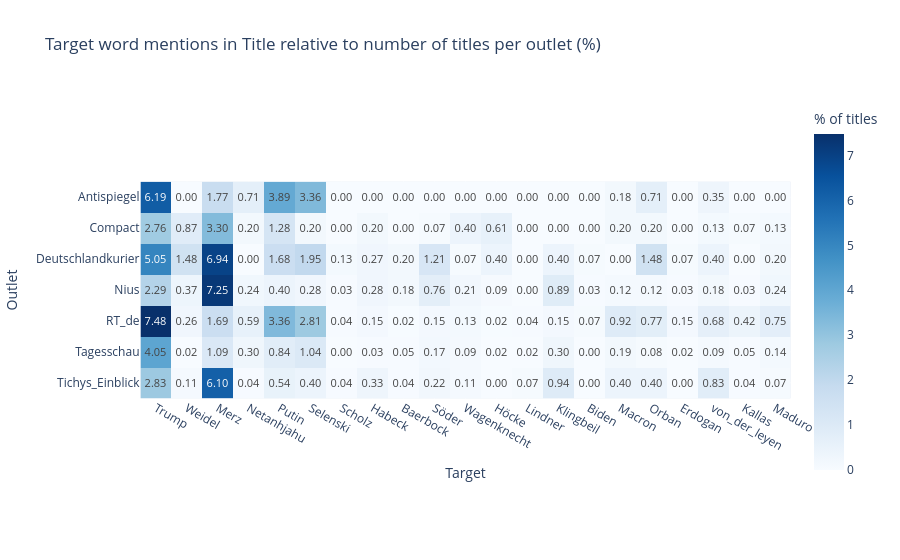

Here is the notebook cell this chart was saved with:
### Markdown cell above
## Actors prevalent

### Code cell
import plotly.express as px

target_forms = {
    "Trump": ["trump"],
    "Weidel": ["weidel"],
    "Merz": ["merz"],
    "Netanhjahu": ["netanhjahu", "netanjahu", "netanyahu"],
    "Putin": ["putin"],
    "Selenski": ["selenski", "selensky", "selenskyj", "selenskij", "zelensky", "zelenskyy"],
    "Scholz": ["scholz"],
    "Habeck": ["habeck"],
    "Baerbock": ["baerbock"],
    "Söder": ["söder", "soeder"],
    "Wagenknecht": ["wagenknecht"],
    "Höcke": ["höcke", "hoecke"],
    "Lindner": ["lindner"],
    "Klingbeil": ["klingbeil"],
    "Biden": ["biden"],
    "Macron": ["macron"],
    "Orban": ["orbán", "orban"],
    "Erdogan": ["erdoğan", "erdogan"],
    "von_der_leyen": ["leyen", "vonderleyen", "vdl"],  # multi-token name workaround
    "Kallas": ["kallas"],
    "Maduro": ["maduro"],}


form_to_target = {
    form: target
    for target, forms in target_forms.items()
    for form in forms
}

tokens = (
    overall_df[["source", "Title"]]
    .assign(token=lambda d: d["Title"].fillna("").str.casefold().str.findall(r"\b[\wäöüß-]+\b"))
    .explode("token")
    .dropna(subset=["token"])
)

counts = (
    tokens[tokens["token"].isin(form_to_target)]
    .assign(Target=lambda d: d["token"].map(form_to_target))
    .groupby(["source", "Target"])
    .size()
    .unstack(fill_value=0)
    .reindex(columns=target_forms.keys(), fill_value=0)
    .sort_index()
)

# Denominator: number of non-empty titles per outlet
titles_per_outlet = (
    overall_df.assign(has_title=overall_df["Title"].fillna("").str.strip().ne(""))
    .groupby("source")["has_title"]
    .sum()
    .reindex(counts.index)
)

relative = counts.div(titles_per_outlet, axis=0).fillna(0) * 100  # percent of titles

display(relative.style.format("{:.2f}%"))

fig = px.imshow(
    relative,
    text_auto=".2f",
    color_continuous_scale="Blues",
    labels={"x": "Target", "y": "Outlet", "color": "% of titles"},
    title="Target word mentions in Title relative to number of titles per outlet (%)",
)
fig.update_traces(
    customdata=counts.to_numpy(),
    hovertemplate=(
        "Outlet: %{y}<br>"
        "Target: %{x}<br>"
        "Share of titles: %{z:.2f}%<br>"
        "Absolute count: %{customdata}<extra></extra>"
    ),
)
fig.show()

### Figure 1 — Plotly figure (JSON) as saved in the notebook; plotly's stock layout.template omitted (floating-point values rounded to 4 significant figures; data arrays with more than 128 entries replaced by an {"elided": "..."} marker saying what was removed)
{"data": [{"coloraxis": "coloraxis", "customdata": {"elided": "7x21 int values"}, "hovertemplate": "Outlet: %{y}<br>Target: %{x}<br>Share of titles: %{z:.2f}%<br>Absolute count: %{customdata}<extra></extra>", "name": "0", "texttemplate": "%{z:.2f}", "type": "heatmap", "x": ["Trump", "Weidel", "Merz", "Netanhjahu", "Putin", "Selenski", "Scholz", "Habeck", "Baerbock", "Söder", "Wagenknecht", "Höcke", "Lindner", "Klingbeil", "Biden", "Macron", "Orban", "Erdogan", "von_der_leyen", "Kallas", "Maduro"], "xaxis": "x", "y": ["Antispiegel", "Compact", "Deutschlandkurier", "Nius", "RT_de", "Tagesschau", "Tichys_Einblick"], "yaxis": "y", "z": {"elided": "7x21 float values"}}], "layout": {"coloraxis": {"colorbar": {"title": {"text": "% of titles"}}, "colorscale": [[0, "rgb(247,251,255)"], [0.125, "rgb(222,235,247)"], [0.25, "rgb(198,219,239)"], [0.375, "rgb(158,202,225)"], [0.5, "rgb(107,174,214)"], [0.625, "rgb(66,146,198)"], [0.75, "rgb(33,113,181)"], [0.875, "rgb(8,81,156)"], [1, "rgb(8,48,107)"]]}, "title": {"text": "Target word mentions in Title relative to number of titles per outlet (%)"}, "xaxis": {"anchor": "y", "constrain": "domain", "domain": [0, 1], "scaleanchor": "y", "title": {"text": "Target"}}, "yaxis": {"anchor": "x", "autorange": "reversed", "constrain": "domain", "domain": [0, 1], "title": {"text": "Outlet"}}}}
